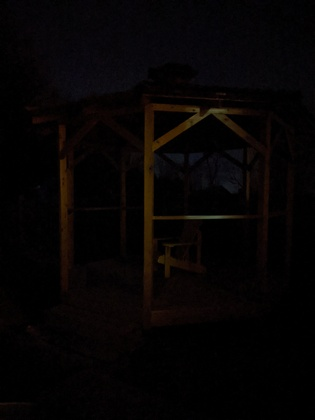
%> input picture DSP2/Histogram-Correction/Gazebo.jpg, 315 x 420 px, shrunk from 3024 x 4032 before the run
$ octave CGlynn_Lab4.m   (GNU Octave 9; MATLAB toolbox functions it lacks are replaced by stand-ins)
%> lines starting %> are read from the running program, lines starting %| are printed output that depends on the picture
clear;

RGB = imread('Gazebo.jpg'); % Read the image in
%> RGB is the input picture: size 420x315x3 uint8; mean R, G, B 6.1, 3.8, 3.6

%% Code Given in Slides to Correct Histogram

[height, width, color] = size(RGB); % Get the width and height
%> height = 420; width = 315; color = 3

len = 256;
YCbCr = rgb2ycbcr(RGB); % RGB to YCbCr conversion
%> YCbCr: size 420x315x3 uint8; mean of channels 1, 2, 3 19.8, 127.6, 129.1
Y = double(YCbCr(:,:,1)); % Get Y only
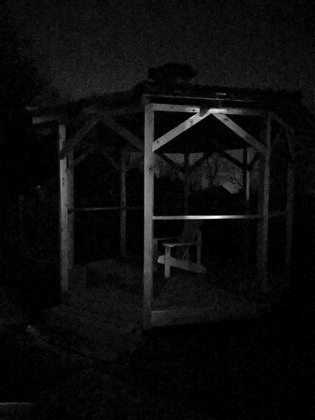
%> Y: size 420x315 double; min 16, max 94, mean 19.8; drawn with min black and max white

hist = zeros(1,len);

for i=1:height % Compute histogram of image
    for j=1:width
        index = uint8((Y(i,j))+1);
        hist(index) = hist(index) + 1;
    end
end
%> after the loop, hist = 256 values, max 29628 at index 18, min 0 at index 1, mean 516.8

imageSize = width * height; % Create equalize look up table
%> imageSize = 132300
eqFactor = 255 / imageSize;
%> eqFactor = 0.00193
sum = 0;

for i=1:len
    sum = sum + hist(i);
    eqValue = sum * eqFactor;

    if eqValue > 255 % Limit upper data
        eqValue = 255;
    end

    eqTable(i) = uint8(eqValue);
end
%> this loop made 256 passes
%> sum on passes 1 to 3: 0, 0, 0
%> after the loop, eqTable = 256 values from 0 to 255; sum = 132300

% Image equalization, new Y
for i=1:height
    for j=1:width
        index = uint8((Y(i,j))+1);
        newY(i,j) = eqTable(index);
    end
end
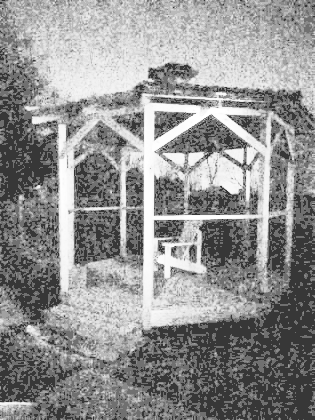
%> newY: size 420x315 uint8; min 55, max 255, mean 144.8

newYCbCr(:,:,1) = newY;
newYCbCr(:,:,2) = YCbCr(:,:,2);
newYCbCr(:,:,3) = YCbCr(:,:,3);
%> newYCbCr: size 420x315x3 uint8; mean of channels 1, 2, 3 144.8, 127.6, 129.1

newRGB = ycbcr2rgb(newYCbCr);
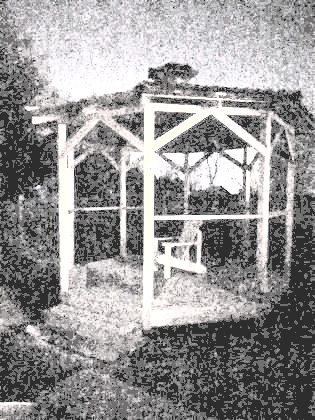
%> newRGB: size 420x315x3 uint8; mean R, G, B 150, 148.4, 148.8

% Compute new image histogram
newHist = zeros(1,len);
for i=1:height
    for j=1:width
        index = uint8((Y(i,j))+1);
        newHist(index) = newHist(index) + 1;
    end
end
%> after the loop, newHist has the same summary as hist

%% Short, Research-Based Way to Brighten the Image
%> (the run ends here)
